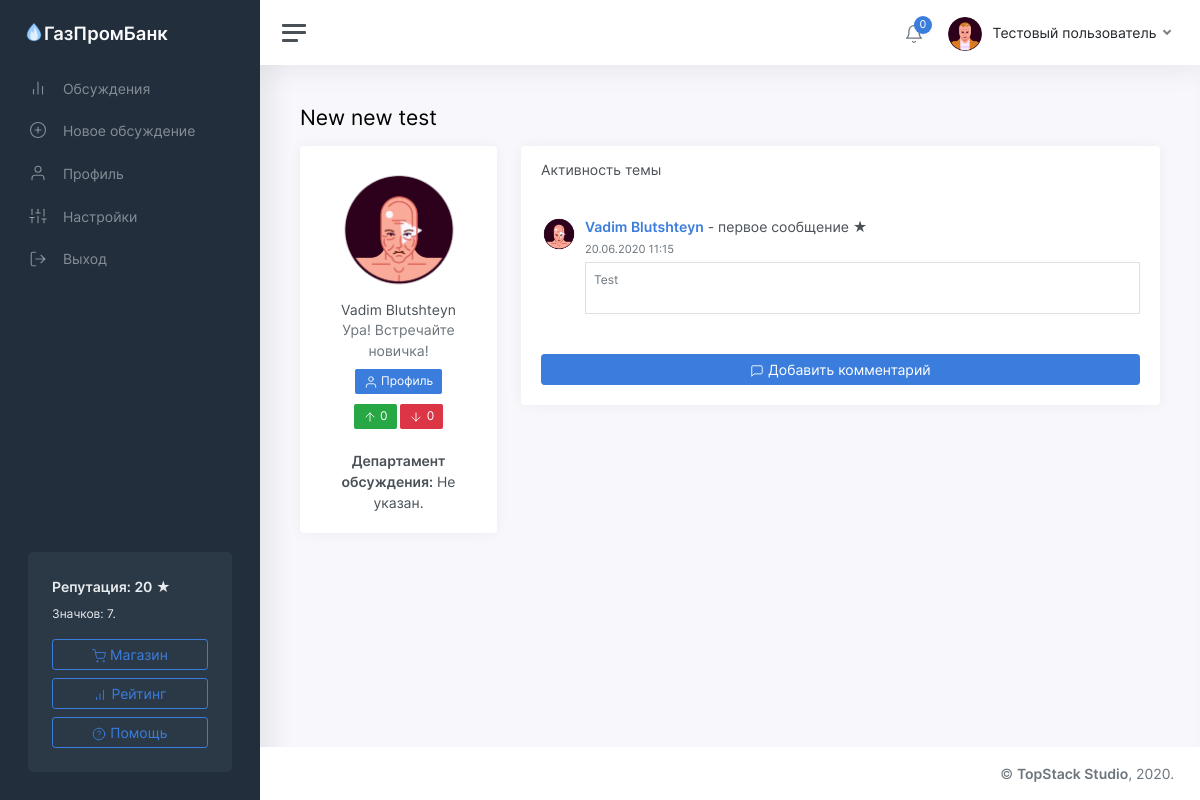
/thread/9 (signed in), run on the app's committed database.
### tables this page shows
CREATE TABLE "users" (
	"id"	INTEGER NOT NULL UNIQUE,
	"password"	TEXT NOT NULL,
	"email"	TEXT NOT NULL UNIQUE,
	"status"	TEXT NOT NULL,
	"rating"	INTEGER NOT NULL,
	"moderator"	INTEGER,
	"blocked"	INTEGER,
	"description"	TEXT,
	"name"	TEXT NOT NULL,
	"avatar"	INTEGER,
	"badges"	TEXT,
	"department"	TEXT,
	PRIMARY KEY("id")
);

CREATE TABLE "threads" (
	"id"	INTEGER NOT NULL UNIQUE,
	"owner"	INTEGER NOT NULL,
	"title"	TEXT NOT NULL,
	"content"	TEXT,
	"date"	INTEGER,
	"up"	INTEGER,
	"down"	INTEGER,
	"views"	INTEGER,
	"status"	TEXT,
	"department"	TEXT,
	PRIMARY KEY("id")
);

### app/views.py (the view)
@app.route('/thread/<identifier>')
def showThread(identifier):
	user = getUser(session['id'])
	thread = getThread(identifier)
	if thread:
		author = getUser(thread['owner'])
		survey = getSurvey(identifier)
		voiced = isVoiced('poll', identifier, user['id'])
		if thread['status'] == 'deleted':
			if user['id'] == thread['owner'] or user['moderator']:
				return render_template('thread.html', thread=thread, user=user, author=author, comments=getComments(identifier), message='deleted', survey=survey, voiced=voiced)
			return redirect('/threads?from=no_access')
		return render_template('thread.html', thread=thread, user=user, author=author, comments=getComments(identifier), message=request.args.get('from'), survey=survey, voiced=voiced)
	return redirect('/threads?from=not_found')

### app/functions.py (called while the page is built)
def getUser(identifier):
	conn = sqlite3.connect(db_path)
	conn.row_factory = sqlite3.Row
	cursor = conn.cursor()
	cursor.execute('SELECT * FROM users where id="%s"' % identifier)
	user = cursor.fetchone()
	if user:
		user = dict(user)
		user['badges'] = json.loads(user['badges'])
		user['notifications'] = getNotifications(identifier)
	return user

def statusToText(status):
	return statuses[status]

def fromTimestamp(timestamp):
	return datetime.utcfromtimestamp(timestamp + 3600 * 3).strftime('%d.%m.%Y %H:%M')

def getThread(identifier):
	conn = sqlite3.connect(db_path)
	conn.row_factory = sqlite3.Row
	cursor = conn.cursor()
	cursor.execute('UPDATE threads SET views=views+1 WHERE id="%s"' % identifier)
	conn.commit()
	cursor.execute('SELECT * FROM threads WHERE id="%s"' % identifier)
	thread = cursor.fetchone()
	if thread:
		thread = dict(thread)
		thread['viewed_status'] = statusToText(thread['status'])
		thread['date'] = fromTimestamp(thread['date'])
	return thread

def getComments(thread_id):
	conn = sqlite3.connect(db_path)
	conn.row_factory = sqlite3.Row
	cursor = conn.cursor()
	cursor.execute('SELECT * FROM comments WHERE thread_id=%s' % thread_id)
	comments = cursor.fetchall()
	for x in range(len(comments)):
		comments[x] = dict(comments[x])
		comments[x]['date'] = fromTimestamp(comments[x]['date'])
		author = getUser(comments[x]['owner'])
		comments[x]['author_name'] = author['name']
		comments[x]['author_avatar'] = author['avatar']
	return comments

def isVoiced(target, identifier, owner):
	conn = sqlite3.connect(db_path)
	cursor = conn.cursor()
	cursor.execute('SELECT * FROM voices WHERE target="%s" AND id=%s AND owner=%s' % (target, identifier, owner))
	if cursor.fetchone() == None:
		return False
	return True

def getNotifications(user_id):
	conn = sqlite3.connect(db_path)
	conn.row_factory = sqlite3.Row
	cursor = conn.cursor()
	cursor.execute('SELECT * FROM notifications WHERE owner=%s' % user_id)
	notifications = cursor.fetchall()
	for x in range(len(notifications)):
		notifications[x] = dict(notifications[x])
		notifications[x]['date'] = fromTimestamp(notifications[x]['date'])
	notifications.reverse()
	return notifications

def getSurvey(thread_id):
	conn = sqlite3.connect(db_path)
	cursor = conn.cursor()
	cursor.execute('SELECT variants FROM polls WHERE thread_id=%s' % thread_id)
	survey = cursor.fetchone()
	if survey:
		survey = json.loads(survey[0])
	return survey

### templates/thread.html (shortened to what this page needs)
<!DOCTYPE html>
<html lang="ru">
	<head>
		<link href="/static/css/app.css" rel="stylesheet">
	</head>
	<body>
		<div class="wrapper">
			<nav id="sidebar" class="sidebar">
				<div class="sidebar-content js-simplebar">
					<a class="sidebar-brand" href="index.html">
					<span class="align-middle"><img src="/static/img/icons/favicon.png" style="width: 20px; margin-bottom: 5px;"><div style="display: inline-block;">ГазПромБанк</div></span>
					</a>
					<ul class="sidebar-nav">
						<li class="sidebar-item">
							<a class="sidebar-link" href="/threads">
							<i class="align-middle" data-feather="bar-chart-2"></i> <span class="align-middle">Обсуждения</span>
							</a>
						</li>
						<li class="sidebar-item">
							<a class="sidebar-link" href="/threads/new">
							<i class="align-middle" data-feather="plus-circle"></i> <span class="align-middle">Новое обсуждение</span>
							</a>
						</li>
						<li class="sidebar-item">
							<a class="sidebar-link" href="/profile">
							<i class="align-middle" data-feather="user"></i> <span class="align-middle">Профиль</span>
							</a>
						</li>
						<li class="sidebar-item">
							<a class="sidebar-link" href="/settings">
							<i class="align-middle" data-feather="sliders"></i> <span class="align-middle">Настройки</span>
							</a>
						</li>
						<li class="sidebar-item">
							<a class="sidebar-link" href="/logout">
							<i class="align-middle" data-feather="log-out"></i> <span class="align-middle">Выход</span>
							</a>
						</li>
					</ul>
					<div class="sidebar-cta">
						<div class="sidebar-cta-content">
							<strong class="d-inline-block mb-2">Репутация: {{user.rating}} &#9733;</strong>
							<div class="mb-3 text-sm">
								Значков: {{user.badges.__len__()}}.
							</div>
							<a href="/shop" class="btn btn-outline-primary btn-block"><i data-feather="shopping-cart"></i> Магазин</a>
							<a href="/rating" class="btn btn-outline-primary btn-block"><i data-feather="bar-chart"></i> Рейтинг</a>
							<a href="/help" class="btn btn-outline-primary btn-block"><i data-feather="help-circle"></i> Помощь</a>
						</div>
					</div>
				</div>
			</nav>
			<div class="main">
				<nav class="navbar navbar-expand navbar-light navbar-bg">
					<a class="sidebar-toggle d-flex">
					<i class="hamburger align-self-center"></i>
					</a>
					<div class="navbar-collapse collapse">
						<ul class="navbar-nav navbar-align">
							<li class="nav-item dropdown">
								<a class="nav-icon dropdown-toggle" href="#" id="alertsDropdown" data-toggle="dropdown">
									<div class="position-relative">
										<i class="align-middle" data-feather="bell"></i>
										<span class="indicator">{{user.notifications.__len__()}}</span>
									</div>
								</a>
							</li>
							<li class="nav-item dropdown">
								<a class="nav-link dropdown-toggle d-none d-sm-inline-block" href="#" data-toggle="dropdown">
								<img src="/static/img/avatars/{{user.avatar}}.png" class="avatar img-fluid rounded mr-1"/> <span class="text-dark">{{user.name}}</span>
								</a>
							</li>
						</ul>
					</div>
				</nav>
	            <main class="content">
	               <div class="container-fluid p-0">
	                  <h1 class="h3 mb-3">{{thread.title}}</h1>
	                  <div class="row">
	                     <div class="col-md-4 col-xl-3">
	                        <div class="card mb-3">
	                           <div class="card-body text-center">
	                              <img src="/static/img/avatars/{{author.avatar}}.png" class="img-fluid rounded-circle mb-2" width="128" height="128" />
	                              <h5 class="card-title mb-0">{{author.name}}</h5>
	                              <div class="text-muted mb-2">{{author.status}}</div>
	                              <div>
	                                 <a class="btn btn-primary btn-sm" href="/profile/{{author.id}}"><span data-feather="user"></span> Профиль</a>
	                              </div>
	                              <div style="padding-top: 10px;">
	                                 <a class="btn btn-success btn-sm" href="/voice/up/thread/{{thread.id}}"><span data-feather="arrow-up"></span> {{thread.up}}</a>
	                                 <a class="btn btn-danger btn-sm" href="/voice/down/thread/{{thread.id}}"><span data-feather="arrow-down"></span> {{thread.down}}</a>
	                                 <br><br><a><b>Департамент обсуждения:</b> {{thread.department}}.</a>
	                              </div>
	                           </div>
	                        </div>
	                     </div>
	                     <div class="col-md-8 col-xl-9">
	                        <div class="card">
	                           <div class="card-header">
	                              <h5 class="card-title mb-0">Активность темы</h5>
	                           </div>
		                       <div class="card-body h-100">
	                              <div class="media">
	                                 <a href="/profile/{{author.id}}"><img src="/static/img/avatars/{{author.avatar}}.png" width="36" height="36" class="rounded-circle mr-2"></a>
	                                 <div class="media-body">
	                                    <strong><a href="/profile/{{author.id}}">{{author.name}}</a></strong> - первое сообщение &#9733;<br />
	                                    <small class="text-muted">{{thread.date}}</small>
	                                    <div class="border text-sm text-muted p-2 mt-1">
	                                       {{ thread.content|safe }}
	                                    </div>
	                                 </div>
	                              </div>
	                          </div>
		                        <div class="card-body">
	                            <a href="##" class="btn btn-primary btn-block" id="comment_button" onclick="document.getElementById('comment_button').style.display = 'none'; document.getElementById('comment_place').style.display = 'block';"><span data-feather="message-square"></span> Добавить комментарий</a></div>
		                        </div>
	                  </div>
	               </div>
	            </main>
				<footer class="footer">
					<div class="container-fluid">
						<div class="row text-muted">
							<div class="col-12 text-right">
								<p class="mb-0">
									<a href="https://topstack.dev" class="text-muted">&copy; <strong>TopStack Studio</strong></a>, 2020.
								</p>
							</div>
						</div>
					</div>
				</footer>
			</div>
		</div>
	</body>
</html>

### data on the page
users: rating "20", name "Тестовый пользователь"
threads: title "New new test", up "0", down "0", department "Не указан", date "20.06.2020 11:15", content "Test"
users: name "Vadim Blutshteyn", status "Ура! Встречайте новичка!"

### other printed values
{{ user.badges.__len__() }} "7"
{{ user.notifications.__len__() }} "0"
